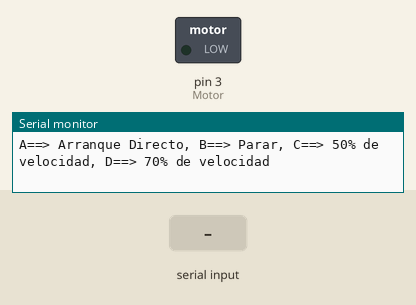
Recording of a sketch running on a simulated Arduino Uno, built with avr-gcc and run on an emulated ATmega328P. On the bench: switched loads named in the sketch (green lamp = pin HIGH), the last lines printed to the serial monitor. The test bench sets the inputs (shaded band).

Above: at 1.2 s.
1.3 s: "A" received over Serial
At 2.3 s:
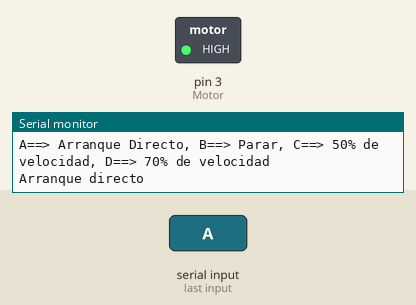
2.8 s: "C" received over Serial
At 3.5 s:
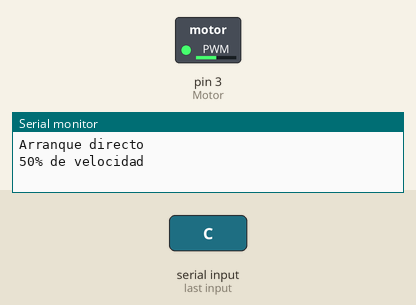
4.3 s: "D" received over Serial
At 4.6 s:
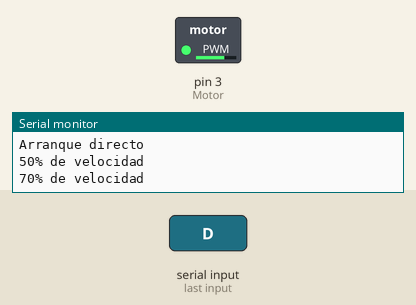
5.8 s: "A" received over Serial
At 7.0 s:
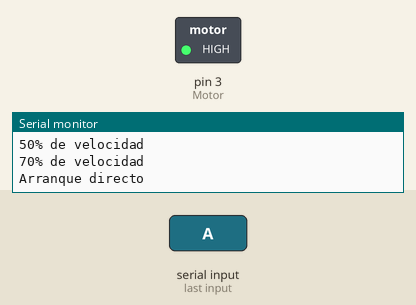
Timing chart, 0 to 8.3 s (numbered marks = the images above; inputs shaded):
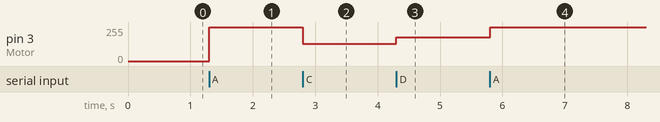

The sketch:

Arranque_Motor_Switch_Case.ino
```cpp
int Dato;               // Variable tipo entera llamada Dato para obtener lectura de puerto serial
int Motor=3;            // Variable tipo entera llamada Motor referenciada al pin 3 del Arduino Uno (PWM)
void setup()
{
  pinMode(Motor, OUTPUT);         // Declaracion del pin 3 Motor como salida digital
  Serial.begin(9600);             /* Inicio de la funcion de comunicacion serial y realizacion de la velocidad de transmision entre el Arduino
                                     y la Computadora, la velocidad de Baudios debe ser la misma en ambos sistemas para que las instrucciones
                                     puedan ser enviadas y recibidas.
                                  */
  Serial.println("A==> Arranque Directo, B==> Parar, C==> 50% de velocidad, D==> 70% de velocidad"); // Escritura de comandos para escribir en el monitor serie
}
void loop()
{
  if(Serial.available())                      // Si el puerto serial se encuentra diponible...
  {
    Dato=Serial.read();                       // Lectura del puesto rerial y asignacion del dato leidoa la variable Dato
    switch(Dato)                              // Switch case con referencia al valor de la variable Dato
    {
      case 'A':                               // Caso donde variable Dato es "A"
        Serial.println("Arranque directo");   // Escritura en puerto serial de arranque directo del motor
        analogWrite(Motor, 255);              // Arranque directo (255=100%)
        break;                                // Ruptura de caso A
      case 'B':                               // Caso donde variable Dato es "B"
        Serial.println("Paro");               // Escritura en puerto serial de de paro de motor
        analogWrite(Motor, 0);                // Apagar motor
        break;                                // Ruptura de caso B
      case 'C':                               // Caso donde variable Dato es "C"
        Serial.println("50% de velocidad");   // Escritura en puerto serial de 30% de velocidad del motor
        analogWrite(Motor, 128);              // Arranque a 30% de velocidad (255=100% por lo tanto 30%= 76.5~77)
        break;                                // Ruptura de caso C
      case 'D':                               // Caso donde variable Dato es "D"
        Serial.println("70% de velocidad");   // Escritura en puerto serial de 70% de velocidad
        analogWrite(Motor, 179);              // Arranque a 70% de velocidad (255=100% por lo tanto 70%=178.5~179)
        break;                                // Ruptura de caso D
    }
  }
}
```

Measured:
- after the input at 1.3 s, pin 3 (Motor): 0/255 → 255/255 at once
- after the input at 2.8 s, pin 3 (Motor): 255/255 → 128/255 at once
- after the input at 4.3 s, pin 3 (Motor): 128/255 → 179/255 at once
- after the input at 5.8 s, pin 3 (Motor): 179/255 → 255/255 at once
